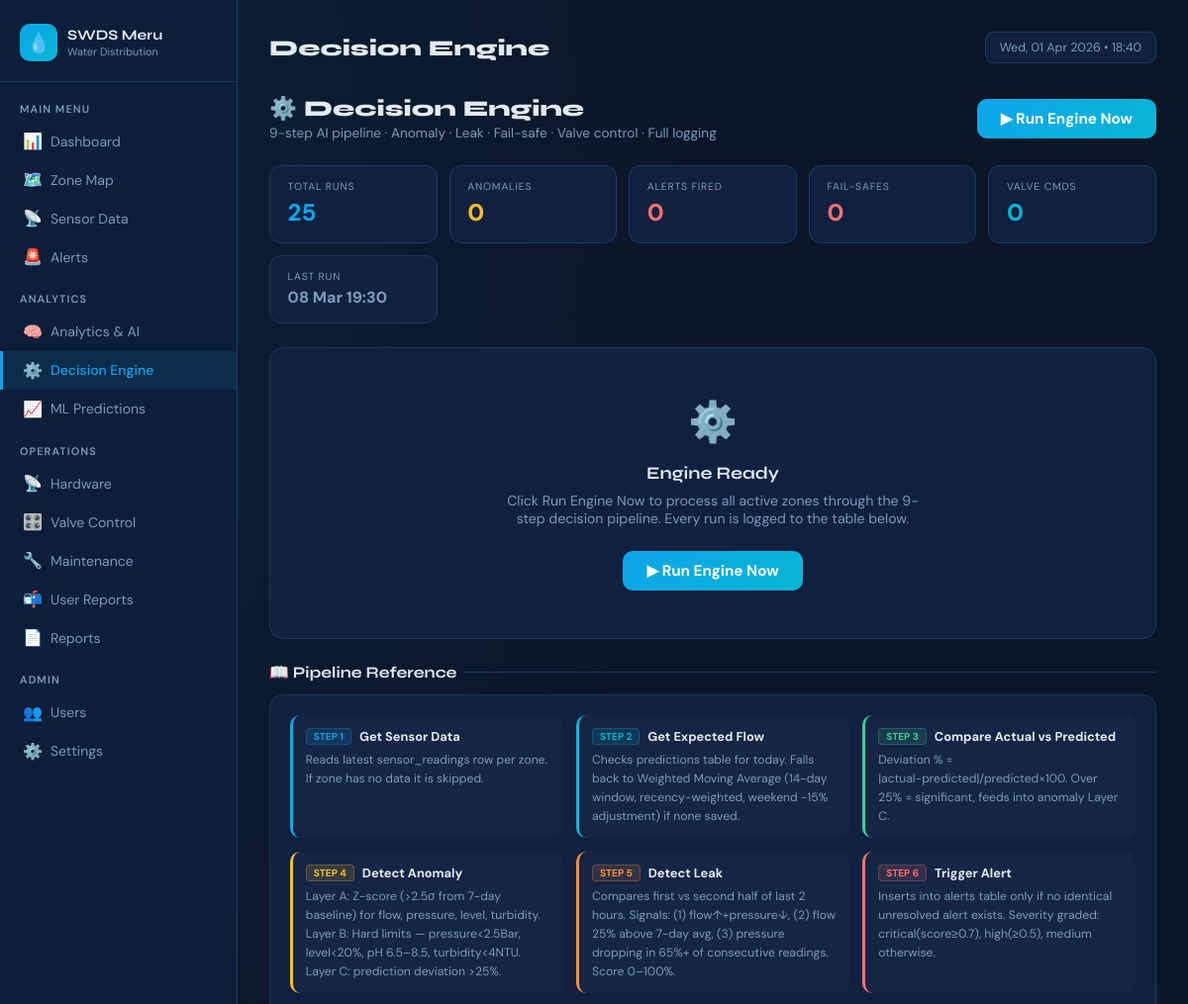
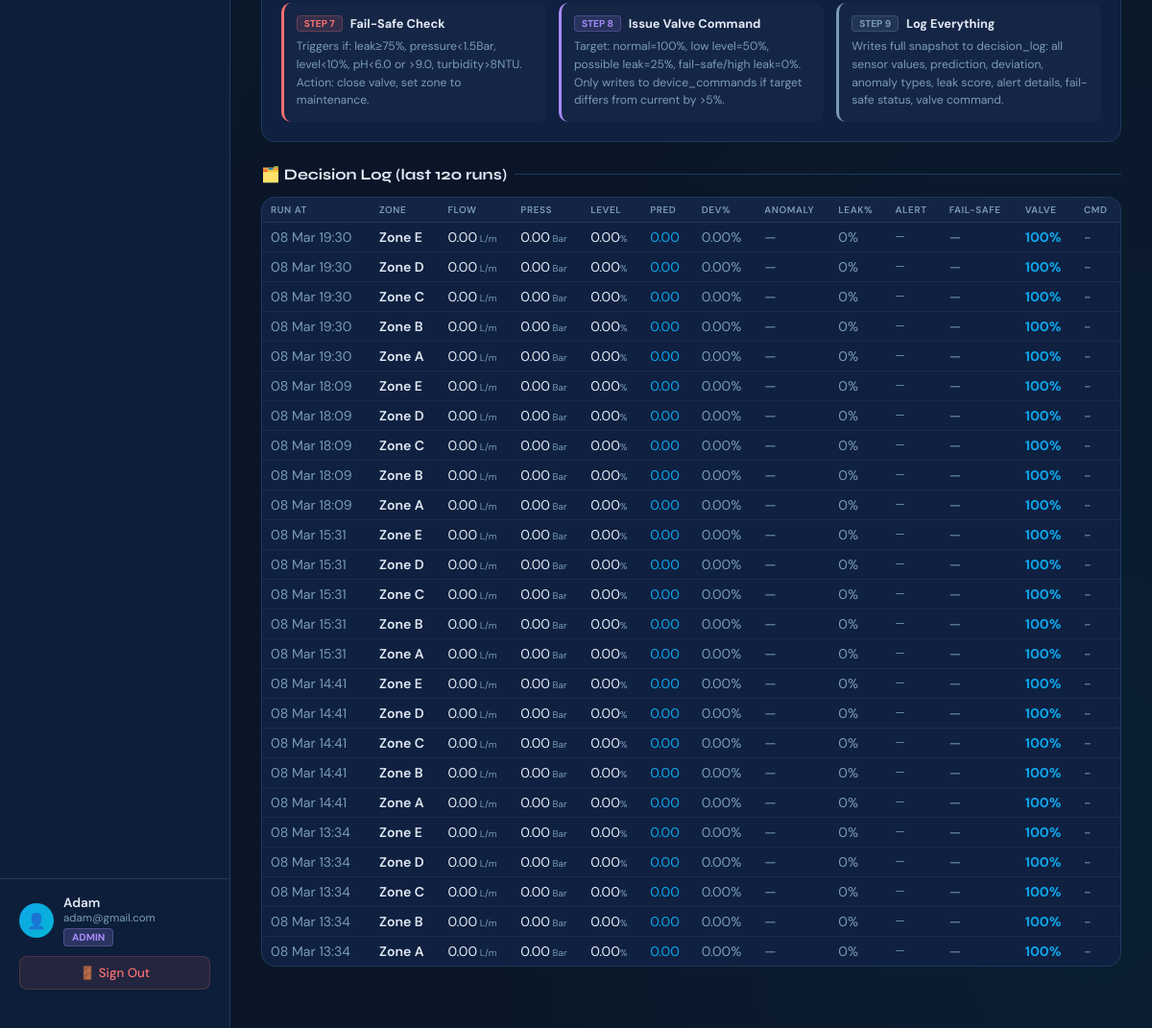
Screenshot of /decision_engine.php (signed in) with the database file from the repository (2 pictures, top to bottom).
### tables this page shows
CREATE TABLE `decision_log` (
  `id` int(11) NOT NULL AUTO_INCREMENT,
  `zone_id` int(11) DEFAULT NULL,
  `zone_name` varchar(100) DEFAULT NULL,
  `run_at` timestamp NOT NULL DEFAULT current_timestamp(),
  `actual_flow` decimal(8,2) DEFAULT NULL,
  `actual_pressure` decimal(8,2) DEFAULT NULL,
  `actual_level` decimal(5,2) DEFAULT NULL,
  `actual_ph` decimal(4,2) DEFAULT NULL,
  `actual_turbidity` decimal(6,2) DEFAULT NULL,
  `predicted_flow` decimal(8,2) DEFAULT NULL,
  `flow_deviation_pct` decimal(6,2) DEFAULT NULL,
  `anomaly_detected` tinyint(1) DEFAULT 0,
  `anomaly_types` varchar(255) DEFAULT NULL,
  `leak_probability` tinyint(4) DEFAULT 0,
  `leak_indicators` text DEFAULT NULL,
  `alert_triggered` tinyint(1) DEFAULT 0,
  `alert_type` varchar(100) DEFAULT NULL,
  `alert_severity` varchar(20) DEFAULT NULL,
  `failsafe_triggered` tinyint(1) DEFAULT 0,
  `failsafe_reason` varchar(255) DEFAULT NULL,
  `valve_command_pct` tinyint(4) DEFAULT 100,
  `command_issued` tinyint(1) DEFAULT 0,
  `command_reason` varchar(255) DEFAULT NULL,
  `engine_version` varchar(20) DEFAULT 'v2.0',
  `notes` text DEFAULT NULL,
  PRIMARY KEY (`id`),
  KEY `idx_dl_zone` (`zone_id`,`run_at`),
  KEY `idx_dl_time` (`run_at`)
);

### decision_engine.php (the view, shortened to what this page needs)
<?php
require_once __DIR__ . '/db.php';
$pdo->exec("CREATE TABLE IF NOT EXISTS decision_log (
    id                 INT AUTO_INCREMENT PRIMARY KEY,
    zone_id            INT,
    zone_name          VARCHAR(100),
    run_at             TIMESTAMP DEFAULT CURRENT_TIMESTAMP,
    actual_flow        DECIMAL(8,2),
    actual_pressure    DECIMAL(8,2),
    actual_level       DECIMAL(5,2),
    actual_ph          DECIMAL(4,2),
    actual_turbidity   DECIMAL(6,2),
    predicted_flow     DECIMAL(8,2),
    flow_deviation_pct DECIMAL(6,2),
    anomaly_detected   TINYINT(1) DEFAULT 0,
    anomaly_types      VARCHAR(255),
    leak_probability   TINYINT DEFAULT 0,
    leak_indicators    TEXT,
    alert_triggered    TINYINT(1) DEFAULT 0,
    alert_type         VARCHAR(100),
    alert_severity     VARCHAR(20),
    failsafe_triggered TINYINT(1) DEFAULT 0,
    failsafe_reason    VARCHAR(255),
    valve_command_pct  TINYINT DEFAULT 100,
    command_issued     TINYINT(1) DEFAULT 0,
    command_reason     VARCHAR(255),
    engine_version     VARCHAR(20) DEFAULT 'v2.0',
    notes              TEXT,
    INDEX idx_dl_zone (zone_id, run_at),
    INDEX idx_dl_time (run_at)
)");
$T_LEAK_CRIT       = 75;
$T_LEAK_WARN       = 45;
$run_results = []; $engine_ran = false; $engine_errors = [];
$log_history = $pdo->query("SELECT dl.* FROM decision_log dl ORDER BY dl.run_at DESC LIMIT 120")->fetchAll();
$log_stats   = $pdo->query("SELECT COUNT(*) total,SUM(anomaly_detected) anoms,SUM(alert_triggered) alerts_f,
    SUM(failsafe_triggered) failsafes,SUM(command_issued) cmds,MAX(run_at) last_run FROM decision_log")->fetch();
require_once __DIR__ . '/sidebar.php';
?>
<div style="display:flex;justify-content:space-between;align-items:center;margin-bottom:1.5rem;flex-wrap:wrap;gap:1rem">
  <div>
    <h1 style="font-family:'Syne',sans-serif;font-size:1.4rem;font-weight:800">⚙️ Decision Engine</h1>
    <p style="color:var(--muted);font-size:.85rem;margin-top:3px">9-step AI pipeline · Anomaly · Leak · Fail-safe · Valve control · Full logging</p>
  </div>
  <a href="?run=1" class="run-btn">▶ Run Engine Now</a>
</div>
<div class="eng-grid">
<?php $sc=[['Total Runs',$log_stats['total']??0,'#0ea5e9'],['Anomalies',$log_stats['anoms']??0,'#fbbf24'],
            ['Alerts Fired',$log_stats['alerts_f']??0,'#f87171'],['Fail-safes',$log_stats['failsafes']??0,'#f87171'],
            ['Valve Cmds',$log_stats['cmds']??0,'#06b6d4'],
            ['Last Run',$log_stats['last_run']?date('d M H:i',strtotime($log_stats['last_run'])):'Never','#7a9bba']];
foreach($sc as[$l,$v,$c]):?>
<div class="eng-card"><div class="eng-lbl"><?=$l?></div>
  <div class="eng-val" style="color:<?=$c?>;font-size:<?=is_numeric($v)?'1.5':'1'?>rem"><?=$v?></div></div>
<?php endforeach;?>
</div>
<?php if($engine_ran && !empty($run_results)):?>
<div class="sec">🔁 Run completed — <?=date('d M Y H:i:s')?></div>
<?php
$sb=['normal'=>['✅ NORMAL','b-ok'],'anomaly'=>['⚠️ ANOMALY','b-warn'],
     'alert' =>['🚨 ALERT', 'b-err'],'failsafe'=>['🔴 FAIL-SAFE','b-crit'],
     'error' =>['❌ ERROR',  'b-err'],'skipped'=>['⏭ SKIPPED',  'b-skip']];
foreach($run_results as $zid=>$res):
[$bt,$bc]=$sb[$res['status']]??['?','b-skip'];?>
<div class="zone-block" id="z<?=$zid?>">
  <div class="zone-hdr" onclick="tog('z<?=$zid?>')">
    <span style="font-family:'Syne',sans-serif;font-weight:700"><?=htmlspecialchars($res['zone'])?></span>
    <div style="display:flex;align-items:center;gap:.75rem">
      <span class="badge <?=$bc?>"><?=$bt?></span>
      <span style="color:var(--muted);font-size:.75rem">▾</span>
    </div>
  </div>
  <div class="zone-body" id="z<?=$zid?>-b">
    <table class="st">
      <thead><tr><th style="width:36px">Step</th><th style="width:170px">Action</th><th style="width:170px">Result</th><th>Detail</th></tr></thead>
      <tbody>
      <?php foreach($res['steps'] as[$n,$action,$status,$detail]):
        $sc2=str_contains($status,'OK')||str_contains($status,'NONE')||str_contains($status,'NORMAL')||str_contains($status,'NO LEAK')||str_contains($status,'NOT TRIGGERED')||str_contains($status,'LOGGED')?'var(--green)'
           :(str_contains($status,'FAIL-SAFE')||str_contains($status,'ERROR')?'var(--red)'
           :(str_contains($status,'SIGNIFICANT')||str_contains($status,'DETECTED')||str_contains($status,'POSSIBLE')||str_contains($status,'ALERT')||str_contains($status,'ISSUED')?'var(--yellow)'
           :'var(--muted)'));?>
      <tr>
        <td style="color:var(--muted);font-weight:700;text-align:center;font-size:.75rem"><?=$n?></td>
        <td style="font-weight:600;font-size:.8rem"><?=htmlspecialchars($action)?></td>
        <td style="color:<?=$sc2?>;font-weight:700;font-size:.77rem"><?=htmlspecialchars($status)?></td>
        <td style="color:var(--muted);font-size:.76rem"><?=htmlspecialchars($detail)?></td>
      </tr>
      <?php endforeach;?>
      </tbody>
    </table>
  </div>
</div>
<?php endforeach;?>
<?php elseif(!$engine_ran):?>
<div style="background:var(--card);border:1px solid var(--border);border-radius:14px;padding:3rem;text-align:center;margin-bottom:1.5rem">
  <div style="font-size:2.5rem;margin-bottom:1rem">⚙️</div>
  <div style="font-family:'Syne',sans-serif;font-size:1.1rem;font-weight:700;margin-bottom:.5rem">Engine Ready</div>
  <p style="color:var(--muted);font-size:.88rem;margin-bottom:1.5rem;max-width:420px;margin-left:auto;margin-right:auto">
    Click Run Engine Now to process all active zones through the 9-step decision pipeline.
    Every run is logged to the table below.
  </p>
  <a href="?run=1" class="run-btn">▶ Run Engine Now</a>
</div>
<?php endif;?>
<div class="sec">📖 Pipeline Reference</div>
<div style="background:var(--card);border:1px solid var(--border);border-radius:14px;padding:1.25rem;margin-bottom:1.5rem">
  <div style="display:grid;grid-template-columns:repeat(auto-fill,minmax(250px,1fr));gap:.85rem;font-size:.8rem">
  <?php $how=[
    [1,'Get Sensor Data','Reads latest sensor_readings row per zone. If zone has no data it is skipped.','#0ea5e9'],
    [2,'Get Expected Flow','Checks predictions table for today. Falls back to Weighted Moving Average (14-day window, recency-weighted, weekend -15% adjustment) if none saved.','#06b6d4'],
    [3,'Compare Actual vs Predicted','Deviation % = |actual−predicted|/predicted×100. Over 25% = significant, feeds into anomaly Layer C.','#34d399'],
    [4,'Detect Anomaly','Layer A: Z-score (>2.5σ from 7-day baseline) for flow, pressure, level, turbidity. Layer B: Hard limits — pressure<2.5Bar, level<20%, pH 6.5–8.5, turbidity<4NTU. Layer C: prediction deviation >25%.','#fbbf24'],
    [5,'Detect Leak','Compares first vs second half of last 2 hours. Signals: (1) flow↑+pressure↓, (2) flow 25% above 7-day avg, (3) pressure dropping in 65%+ of consecutive readings. Score 0–100%.','#fb923c'],
    [6,'Trigger Alert','Inserts into alerts table only if no identical unresolved alert exists. Severity graded: critical(score≥0.7), high(≥0.5), medium otherwise.','#f87171'],
    [7,'Fail-Safe Check','Triggers if: leak≥75%, pressure<1.5Bar, level<10%, pH<6.0 or >9.0, turbidity>8NTU. Action: close valve, set zone to maintenance.','#f87171'],
    [8,'Issue Valve Command','Target: normal=100%, low level=50%, possible leak=25%, fail-safe/high leak=0%. Only writes to device_commands if target differs from current by >5%.','#a78bfa'],
    [9,'Log Everything','Writes full snapshot to decision_log: all sensor values, prediction, deviation, anomaly types, leak score, alert details, fail-safe status, valve command.','#7a9bba'],
  ];
  foreach($how as[$n,$title,$desc,$col]):?>
    <div style="padding:.8rem;background:rgba(255,255,255,.025);border-radius:10px;border-left:3px solid <?=$col?>">
      <div style="display:flex;align-items:center;gap:.5rem;margin-bottom:.4rem">
        <span style="background:<?=$col?>22;color:<?=$col?>;border:1px solid <?=$col?>44;padding:1px 7px;border-radius:4px;font-size:.63rem;font-weight:700">STEP <?=$n?></span>
        <span style="font-weight:700;color:var(--text);font-size:.8rem"><?=$title?></span>
      </div>
      <p style="color:var(--muted);line-height:1.55;margin:0;font-size:.76rem"><?=$desc?></p>
    </div>
  <?php endforeach;?>
  </div>
</div>
<div class="sec">🗂️ Decision Log (last 120 runs)</div>
<div style="background:var(--card);border:1px solid var(--border);border-radius:14px;overflow:hidden;margin-bottom:2rem">
<div style="overflow-x:auto"><table class="lt">
  <thead><tr>
    <th>Run At</th><th>Zone</th><th>Flow</th><th>Press</th><th>Level</th>
    <th>Pred</th><th>Dev%</th><th>Anomaly</th><th>Leak%</th>
    <th>Alert</th><th>Fail-safe</th><th>Valve</th><th>Cmd</th>
  </tr></thead>
  <tbody>
  <?php foreach($log_history as $lr):
    $lk=(int)$lr['leak_probability'];
    $lc=$lk>=$T_LEAK_CRIT?'var(--red)':($lk>=$T_LEAK_WARN?'var(--yellow)':'var(--muted)');?>
  <tr>
    <td style="color:var(--muted);white-space:nowrap"><?=date('d M H:i',strtotime($lr['run_at']))?></td>
    <td style="font-weight:600;white-space:nowrap"><?=htmlspecialchars($lr['zone_name']??'—')?></td>
    <td><?=$lr['actual_flow']?><span style="color:var(--muted);font-size:.62rem"> L/m</span></td>
    <td><?=$lr['actual_pressure']?><span style="color:var(--muted);font-size:.62rem"> Bar</span></td>
    <td><?=$lr['actual_level']?><span style="color:var(--muted);font-size:.62rem">%</span></td>
    <td style="color:var(--blue)"><?=$lr['predicted_flow']?></td>
    <td style="color:<?=(float)$lr['flow_deviation_pct']>=25?'var(--yellow)':'var(--muted)'?>"><?=$lr['flow_deviation_pct']?>%</td>
    <td style="color:<?=$lr['anomaly_detected']?'var(--yellow)':'var(--muted)'?>"><?=$lr['anomaly_detected']?'⚠️ '.htmlspecialchars($lr['anomaly_types']):'—'?></td>
    <td style="color:<?=$lc?>;font-weight:<?=$lk>=$T_LEAK_WARN?700:400?>"><?=$lk?>%</td>
    <td style="color:<?=$lr['alert_triggered']?'var(--red)':'var(--muted)'?>;font-size:.72rem"><?=$lr['alert_triggered']?htmlspecialchars($lr['alert_type']):'—'?></td>
    <td style="color:<?=$lr['failsafe_triggered']?'var(--red)':'var(--muted)'?>"><?=$lr['failsafe_triggered']?'🔴 YES':'—'?></td>
    <td style="color:var(--blue);font-weight:700"><?=$lr['valve_command_pct']?>%</td>
    <td style="color:<?=$lr['command_issued']?'var(--green)':'var(--muted)'?>"><?=$lr['command_issued']?'✓':'-'?></td>
  </tr>
  <?php endforeach;?>
  </tbody>
</table></div>
</div>
</main></body></html>

### rows the page displays
decision_log: run_at "08 Mar 19:30", zone_name "Zone E", actual_flow "0.00", actual_pressure "0.00", actual_level "0.00", predicted_flow "0.00", flow_deviation_pct "0.00", leak_probability "0", valve_command_pct "100"
decision_log: run_at "08 Mar 19:30", zone_name "Zone D", actual_flow "0.00", actual_pressure "0.00", actual_level "0.00", predicted_flow "0.00", flow_deviation_pct "0.00", leak_probability "0", valve_command_pct "100"
decision_log: run_at "08 Mar 19:30", zone_name "Zone C", actual_flow "0.00", actual_pressure "0.00", actual_level "0.00", predicted_flow "0.00", flow_deviation_pct "0.00", leak_probability "0", valve_command_pct "100"
decision_log: run_at "08 Mar 19:30", zone_name "Zone B", actual_flow "0.00", actual_pressure "0.00", actual_level "0.00", predicted_flow "0.00", flow_deviation_pct "0.00", leak_probability "0", valve_command_pct "100"
decision_log: run_at "08 Mar 19:30", zone_name "Zone A", actual_flow "0.00", actual_pressure "0.00", actual_level "0.00", predicted_flow "0.00", flow_deviation_pct "0.00", leak_probability "0", valve_command_pct "100"
decision_log: run_at "08 Mar 18:09", zone_name "Zone E", actual_flow "0.00", actual_pressure "0.00", actual_level "0.00", predicted_flow "0.00", flow_deviation_pct "0.00", leak_probability "0", valve_command_pct "100"
decision_log: run_at "08 Mar 18:09", zone_name "Zone D", actual_flow "0.00", actual_pressure "0.00", actual_level "0.00", predicted_flow "0.00", flow_deviation_pct "0.00", leak_probability "0", valve_command_pct "100"
decision_log: run_at "08 Mar 18:09", zone_name "Zone C", actual_flow "0.00", actual_pressure "0.00", actual_level "0.00", predicted_flow "0.00", flow_deviation_pct "0.00", leak_probability "0", valve_command_pct "100"
decision_log: run_at "08 Mar 18:09", zone_name "Zone B", actual_flow "0.00", actual_pressure "0.00", actual_level "0.00", predicted_flow "0.00", flow_deviation_pct "0.00", leak_probability "0", valve_command_pct "100"
decision_log: run_at "08 Mar 18:09", zone_name "Zone A", actual_flow "0.00", actual_pressure "0.00", actual_level "0.00", predicted_flow "0.00", flow_deviation_pct "0.00", leak_probability "0", valve_command_pct "100"
decision_log: run_at "08 Mar 15:31", zone_name "Zone E", actual_flow "0.00", actual_pressure "0.00", actual_level "0.00", predicted_flow "0.00", flow_deviation_pct "0.00", leak_probability "0", valve_command_pct "100"
decision_log: run_at "08 Mar 15:31", zone_name "Zone D", actual_flow "0.00", actual_pressure "0.00", actual_level "0.00", predicted_flow "0.00", flow_deviation_pct "0.00", leak_probability "0", valve_command_pct "100"
decision_log: run_at "08 Mar 15:31", zone_name "Zone C", actual_flow "0.00", actual_pressure "0.00", actual_level "0.00", predicted_flow "0.00", flow_deviation_pct "0.00", leak_probability "0", valve_command_pct "100"
decision_log: run_at "08 Mar 15:31", zone_name "Zone B", actual_flow "0.00", actual_pressure "0.00", actual_level "0.00", predicted_flow "0.00", flow_deviation_pct "0.00", leak_probability "0", valve_command_pct "100"
decision_log: run_at "08 Mar 15:31", zone_name "Zone A", actual_flow "0.00", actual_pressure "0.00", actual_level "0.00", predicted_flow "0.00", flow_deviation_pct "0.00", leak_probability "0", valve_command_pct "100"
decision_log: run_at "08 Mar 14:41", zone_name "Zone E", actual_flow "0.00", actual_pressure "0.00", actual_level "0.00", predicted_flow "0.00", flow_deviation_pct "0.00", leak_probability "0", valve_command_pct "100"
decision_log: run_at "08 Mar 14:41", zone_name "Zone D", actual_flow "0.00", actual_pressure "0.00", actual_level "0.00", predicted_flow "0.00", flow_deviation_pct "0.00", leak_probability "0", valve_command_pct "100"
decision_log: run_at "08 Mar 14:41", zone_name "Zone C", actual_flow "0.00", actual_pressure "0.00", actual_level "0.00", predicted_flow "0.00", flow_deviation_pct "0.00", leak_probability "0", valve_command_pct "100"
decision_log: run_at "08 Mar 14:41", zone_name "Zone B", actual_flow "0.00", actual_pressure "0.00", actual_level "0.00", predicted_flow "0.00", flow_deviation_pct "0.00", leak_probability "0", valve_command_pct "100"
decision_log: run_at "08 Mar 14:41", zone_name "Zone A", actual_flow "0.00", actual_pressure "0.00", actual_level "0.00", predicted_flow "0.00", flow_deviation_pct "0.00", leak_probability "0", valve_command_pct "100"
decision_log: run_at "08 Mar 13:34", zone_name "Zone E", actual_flow "0.00", actual_pressure "0.00", actual_level "0.00", predicted_flow "0.00", flow_deviation_pct "0.00", leak_probability "0", valve_command_pct "100"
decision_log: run_at "08 Mar 13:34", zone_name "Zone D", actual_flow "0.00", actual_pressure "0.00", actual_level "0.00", predicted_flow "0.00", flow_deviation_pct "0.00", leak_probability "0", valve_command_pct "100"
decision_log: run_at "08 Mar 13:34", zone_name "Zone C", actual_flow "0.00", actual_pressure "0.00", actual_level "0.00", predicted_flow "0.00", flow_deviation_pct "0.00", leak_probability "0", valve_command_pct "100"
decision_log: run_at "08 Mar 13:34", zone_name "Zone B", actual_flow "0.00", actual_pressure "0.00", actual_level "0.00", predicted_flow "0.00", flow_deviation_pct "0.00", leak_probability "0", valve_command_pct "100"
decision_log: run_at "08 Mar 13:34", zone_name "Zone A", actual_flow "0.00", actual_pressure "0.00", actual_level "0.00", predicted_flow "0.00", flow_deviation_pct "0.00", leak_probability "0", valve_command_pct "100"

### other values shown
$user_name "Adam"
$user_email "adam@gmail.com"
$nav_role "ADMIN"
$page_title "Decision Engine"
$l "TOTAL RUNS"
$v "25"
$l "ANOMALIES"
$v "0"
$l "ALERTS FIRED"
$l "FAIL-SAFES"
$l "VALVE CMDS"
$l "LAST RUN"
$v "08 Mar 19:30"
$n "1"
$title "Get Sensor Data"
